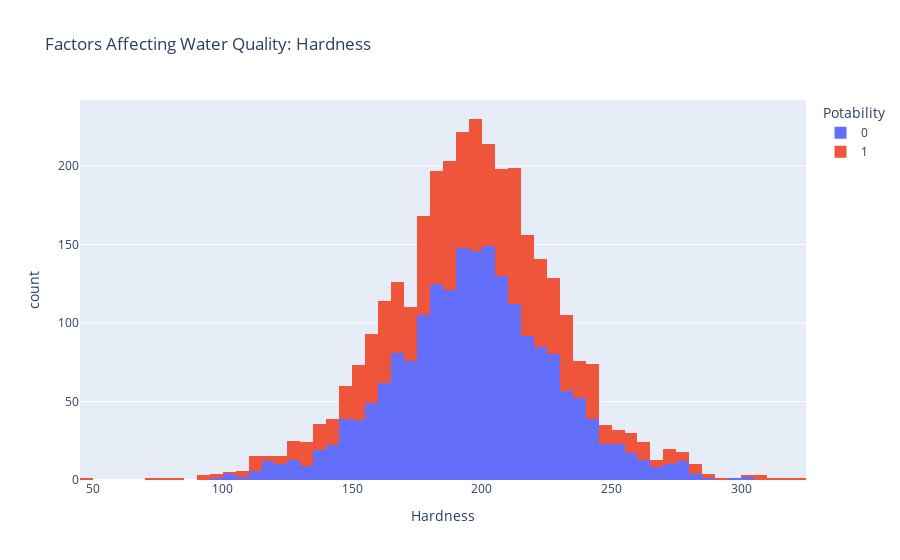

Notebook cell for this chart:
### Code cell
px.histogram(data, x="Hardness", color= "Potability", title= "Factors Affecting Water Quality: Hardness")

### Figure 1 — Plotly figure (JSON) as saved in the notebook; plotly's stock layout.template omitted (floating-point values rounded to 4 significant figures; data arrays with more than 128 entries replaced by an {"elided": "..."} marker saying what was removed)
{"data": [{"alignmentgroup": "True", "bingroup": "x", "hovertemplate": "Potability=0<br>Hardness=%{x}<br>count=%{y}<extra></extra>", "legendgroup": "0", "marker": {"color": "#636efa", "pattern": {"shape": ""}}, "name": "0", "offsetgroup": "0", "orientation": "v", "showlegend": true, "type": "histogram", "x": {"elided": "1998 float values"}, "xaxis": "x", "yaxis": "y"}, {"alignmentgroup": "True", "bingroup": "x", "hovertemplate": "Potability=1<br>Hardness=%{x}<br>count=%{y}<extra></extra>", "legendgroup": "1", "marker": {"color": "#EF553B", "pattern": {"shape": ""}}, "name": "1", "offsetgroup": "1", "orientation": "v", "showlegend": true, "type": "histogram", "x": {"elided": "1278 float values"}, "xaxis": "x", "yaxis": "y"}], "layout": {"barmode": "relative", "legend": {"title": {"text": "Potability"}, "tracegroupgap": 0}, "title": {"text": "Factors Affecting Water Quality: Hardness"}, "xaxis": {"anchor": "y", "domain": [0, 1], "title": {"text": "Hardness"}}, "yaxis": {"anchor": "x", "domain": [0, 1], "title": {"text": "count"}}}}
